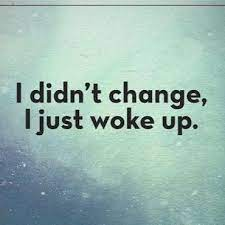
#> input picture backend/uploads/a3abb616-9792-4852-972d-cad9b39bda3e/test.jpg, 225 x 225 px
$ python -i preprocess.py   (imports and definitions only)   (older library calls are emulated)
#> lines starting #> are read from the running program, lines starting #| are printed output that depends on the picture
from __future__ import annotations

import os
from dataclasses import dataclass
from typing import Optional, Tuple

import cv2
import numpy as np
from PIL import Image

from app.core.config import settings


@dataclass
class PreprocessResult:
    image: Image.Image
    blur_var: float
    contrast: float
    edge_density: float


def _ensure_dir(path: str) -> None:
    os.makedirs(path, exist_ok=True)


def _save_debug(img: Image.Image, *, request_id: Optional[str], page_number: int, name: str) -> None:
    if not settings.SAVE_DEBUG_ARTIFACTS:
        return
    if not request_id:
        return
    out_dir = os.path.join(settings.ARTIFACTS_DIR, request_id)
    _ensure_dir(out_dir)
    fp = os.path.join(out_dir, f"page_{page_number:03d}_{name}.png")
    try:
        img.save(fp)
    except Exception:
        pass


def _compute_metrics(gray: np.ndarray) -> Tuple[float, float, float]:
    lap = cv2.Laplacian(gray, cv2.CV_64F)
    blur_var = float(lap.var())
    contrast = float(gray.std())
    edges = cv2.Canny(gray, 100, 200)
    edge_density = float((edges > 0).mean())
    return blur_var, contrast, edge_density


def _deskew(gray: np.ndarray) -> np.ndarray:
    coords = np.column_stack(np.where(gray < 200))
    if coords.size == 0:
        return gray

    rect = cv2.minAreaRect(coords)
    angle = rect[-1]
    if angle < -45:
        angle = -(90 + angle)
    else:
        angle = -angle

    if abs(angle) < 0.5:
        return gray

    (h, w) = gray.shape[:2]
    M = cv2.getRotationMatrix2D((w // 2, h // 2), angle, 1.0)
    return cv2.warpAffine(gray, M, (w, h), flags=cv2.INTER_CUBIC, borderMode=cv2.BORDER_REPLICATE)


def preprocess_image(
    img: Image.Image,
    *,
    request_id: Optional[str] = None,
    page_number: int = 1,
    enable: Optional[bool] = None,
) -> PreprocessResult:
    if enable is None:
        enable = settings.PREPROCESS_ENABLE

    _save_debug(img, request_id=request_id, page_number=page_number, name="original")

    rgb = np.array(img.convert("RGB"))
    bgr = cv2.cvtColor(rgb, cv2.COLOR_RGB2BGR)
    gray = cv2.cvtColor(bgr, cv2.COLOR_BGR2GRAY)

    if not enable:
        blur_var, contrast, edge_density = _compute_metrics(gray)
        out = Image.fromarray(gray)
        _save_debug(out, request_id=request_id, page_number=page_number, name="gray")
        return PreprocessResult(image=out, blur_var=blur_var, contrast=contrast, edge_density=edge_density)

    # Resize small inputs up
    h, w = gray.shape[:2]
    min_side = min(h, w)
    target = int(settings.PREPROCESS_RESIZE_MIN_SIDE)
    if 0 < min_side < target:
        scale = target / float(min_side)
        gray = cv2.resize(gray, (int(w * scale), int(h * scale)), interpolation=cv2.INTER_CUBIC)

    if settings.PREPROCESS_DENOISE:
        gray = cv2.fastNlMeansDenoising(gray, None, 20, 7, 21)

    if settings.PREPROCESS_THRESHOLD:
        gray = cv2.adaptiveThreshold(
            gray,
            255,
            cv2.ADAPTIVE_THRESH_GAUSSIAN_C,
            cv2.THRESH_BINARY,
            35,
            11,
        )

    if settings.PREPROCESS_DESKEW:
        gray = _deskew(gray)

    blur_var, contrast, edge_density = _compute_metrics(gray)
    out = Image.fromarray(gray)
    _save_debug(out, request_id=request_id, page_number=page_number, name="preprocessed")
    return PreprocessResult(image=out, blur_var=blur_var, contrast=contrast, edge_density=edge_density)

>>> import cv2
>>> picture = cv2.imread('../../uploads/a3abb616-9792-4852-972d-cad9b39bda3e/test.jpg', cv2.IMREAD_GRAYSCALE)
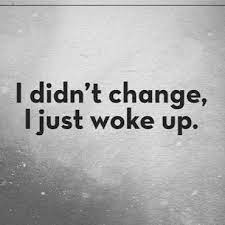
#> picture: shape (225, 225); min 0, max 255, mean 174.9
>>> result = preprocess_image(picture)
#> (the run stopped early here; a loop or call above may not have finished)
